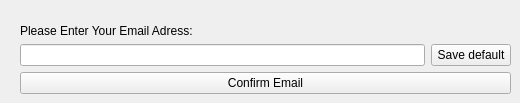
      <widget class="QWidget" name="cloud_tab">
       <attribute name="title">
        <string>Cloud</string>
       </attribute>
       <widget class="QWidget" name="verticalLayoutWidget_14">
        <property name="geometry">
         <rect>
          <x>20</x>
          <y>10</y>
          <width>491</width>
          <height>84</height>
         </rect>
        </property>
        <layout class="QVBoxLayout" name="verticalLayout_10">
         <item>
          <spacer name="verticalSpacer_4">
           <property name="orientation">
            <enum>Qt::Vertical</enum>
           </property>
           <property name="sizeHint" stdset="0">
            <size>
             <width>20</width>
             <height>40</height>
            </size>
           </property>
          </spacer>
         </item>
         <item>
          <widget class="QLabel" name="Email_label">
           <property name="text">
            <string>Please Enter Your Email Adress: </string>
           </property>
          </widget>
         </item>
         <item>
          <layout class="QHBoxLayout" name="horizontalLayout_4">
           <item>
            <widget class="QLineEdit" name="Email_lineEdit"/>
           </item>
           <item>
            <widget class="QPushButton" name="emailDefault_pushButton">
             <property name="enabled">
              <bool>true</bool>
             </property>
             <property name="text">
              <string>Save default</string>
             </property>
            </widget>
           </item>
          </layout>
         </item>
         <item>
          <widget class="QPushButton" name="emailConfirm_pushButton">
           <property name="enabled">
            <bool>true</bool>
           </property>
           <property name="text">
            <string>Confirm Email</string>
           </property>
          </widget>
         </item>
        </layout>
       </widget>
      </widget>
